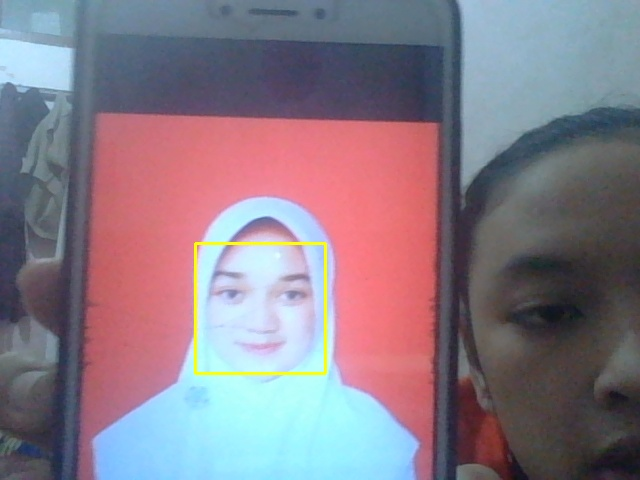
#> input picture datawajah/201115243_Distra Okta_XIII TEDK_1.jpg, 640 x 480 px; its folder holds only this picture in this run
$ python -i 'Face Attendance - Smart Absensi.py'   (imports and definitions only)
#> lines starting #> are read from the running program, lines starting #| are printed output that depends on the picture
import requests
import cv2, os, numpy as np
import tkinter as tk
from PIL import ImageTk, Image
from datetime import datetime

# [7 lines left out: function send_file, not called in this run]

def selesai1():
    intructions.config(text="Rekam Data Telah Selesai!")
def selesai2():
    intructions.config(text="Training Wajah Telah Selesai!")
def selesai3():
    intructions.config(text="Absensi Telah Dilakukan")
# [34 lines left out: function rekamDataWajah, not called in this run]

def trainingWajah():
    wajahDir = 'datawajah'
    latihDir = 'latihwajah'

    def getImageLabel(path):
#> called with path = 'datawajah'
        imagePaths = [os.path.join(path, f) for f in os.listdir(path)]
        faceSamples = []
        faceIDs = []
        for imagePath in imagePaths:
            PILimg = Image.open(imagePath).convert('L')
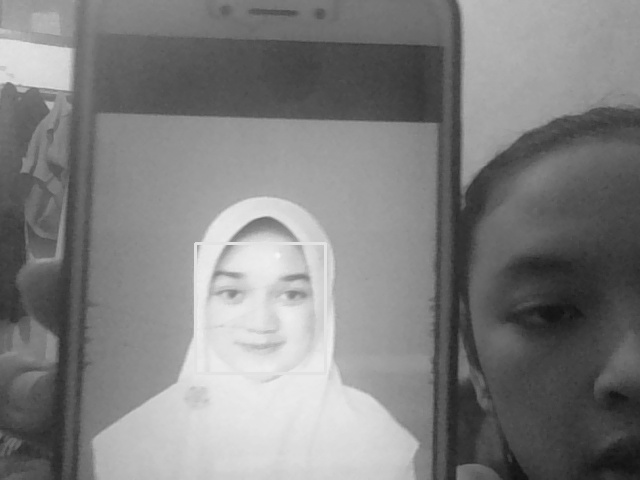
#> PILimg: PIL image 640x480 L; min 16, max 246, mean 127.9
            imgNum = np.array(PILimg, 'uint8')
            faceID = int(os.path.split(imagePath)[-1].split('_')[0])
            faces = faceDetector.detectMultiScale(imgNum)
#> faces = [[186, 235, 150, 150], [153, 162, 174, 174]]
            for (x, y, w, h) in faces:
                faceSamples.append(imgNum[y:y + h, x:x + w])
                faceIDs.append(faceID)
#> this loop made 2 passes
#> after the loop, faceIDs = [201115243, 201115243]; faceSamples = 2 items
            return faceSamples, faceIDs

    faceRecognizer = cv2.face.LBPHFaceRecognizer_create()
    faceDetector = cv2.CascadeClassifier('haarcascade_frontalface_default.xml')
    faces, IDs = getImageLabel(wajahDir)
#> faces = 2 items; IDs = [201115243, 201115243]
    faceRecognizer.train(faces, np.array(IDs))
    # simpan
    faceRecognizer.write(latihDir + '/training.xml')
    selesai2()

# [75 lines left out: functions markAttendance, absensiWajah, kirim_kehadiran_ke_telegram, not called in this run]


# GUI
# [1 line not run here, left out]
# mengatur canvas (window tkinter)
# [1 line that did not run here, left out]
# [2 lines not run here, left out]
# judul
# [1 line that did not run here, left out]
# [1 line not run here, left out]
#credit
# [1 line that did not run here, left out]
# [1 line not run here, left out]
# for entry data nama
# [1 line that did not run here, left out]
# [1 line not run here, left out]
# [1 line that did not run here, left out]
# [1 line not run here, left out]
# for entry data nis
# [1 line that did not run here, left out]
# [1 line not run here, left out]
# [1 line that did not run here, left out]
# [1 line not run here, left out]
# for entry data kelas
# [1 line that did not run here, left out]
# [1 line not run here, left out]
# [1 line that did not run here, left out]
# [3 lines not run here, left out]

# tombol untuk rekam data wajah
# [1 line that did not run here, left out]
# [1 line not run here, left out]
Rekam_text = tk.StringVar()
# [1 line that did not run here, left out]
# [2 lines not run here, left out]

# tombol untuk training wajah
Rekam_text1 = tk.StringVar()
# [1 line that did not run here, left out]
# [2 lines not run here, left out]

# tombol absensi dengan wajah
Rekam_text2 = tk.StringVar()
# [1 line that did not run here, left out]
# [7 lines not run here, left out]

#> (the run stopped early here; a loop or call above may not have finished)

$ run again, on datawajah/201115243_Distra Okta_XIII TEDK_16.jpg
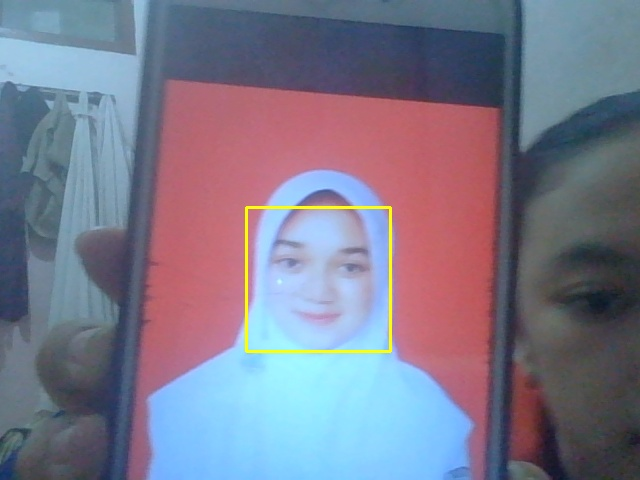
#> input picture datawajah/201115243_Distra Okta_XIII TEDK_16.jpg, 640 x 480 px
#> in getImageLabel, `PILimg = Image.open(imagePath).convert('L')`:
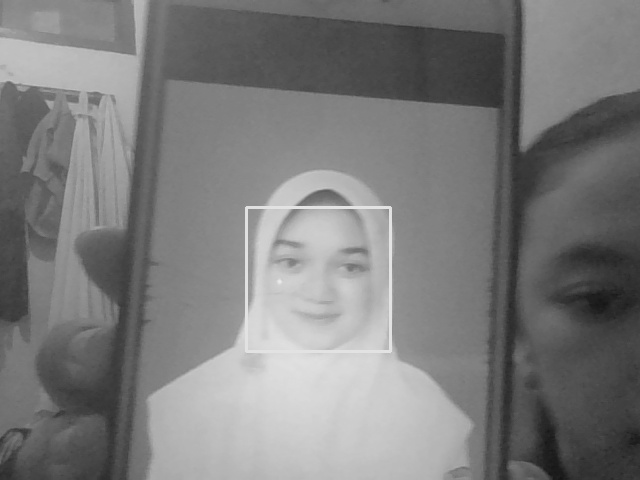
#> PILimg: PIL image 640x480 L; min 20, max 235, mean 123.9
#> in getImageLabel, `faces = faceDetector.detectMultiScale(imgNum)`: faces = [[53, 76, 61, 61], [254, 214, 130, 130]]
#> the loop in getImageLabel, `for (x, y, w, h) in faces:` made 2 passes
#> after the loop in getImageLabel, `for (x, y, w, h) in faces:`: faceIDs = [201115243, 201115243]; faceSamples = 2 items
#> in trainingWajah, `faces, IDs = getImageLabel(wajahDir)`: IDs = [201115243, 201115243]

$ run again, on datawajah/201115243_Distra Okta_XIII TEDK_19.jpg
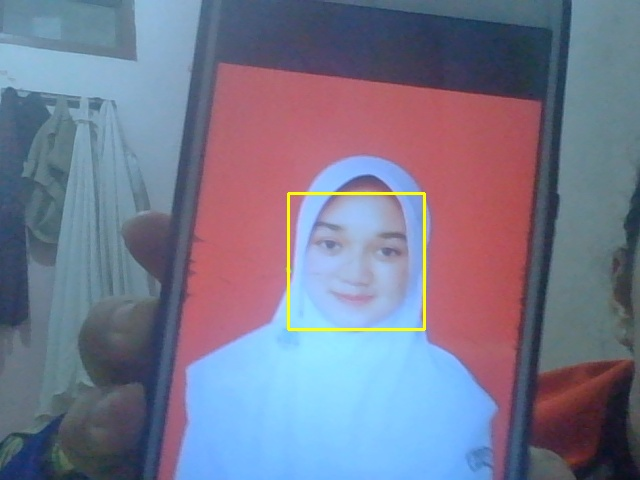
#> input picture datawajah/201115243_Distra Okta_XIII TEDK_19.jpg, 640 x 480 px
#> in getImageLabel, `PILimg = Image.open(imagePath).convert('L')`:
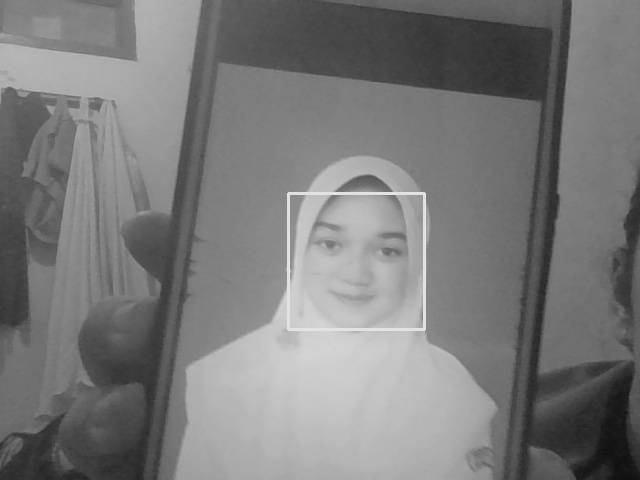
#> PILimg: PIL image 640x480 L; min 14, max 232, mean 122.4
#> in getImageLabel, `faces = faceDetector.detectMultiScale(imgNum)`: faces = [[55, 82, 58, 58], [362, 174, 79, 79], [296, 202, 121, 121]]
#> the loop in getImageLabel, `for (x, y, w, h) in faces:` made 3 passes
#> after the loop in getImageLabel, `for (x, y, w, h) in faces:`: faceIDs = [201115243, 201115243, 201115243]; faceSamples = 3 items
#> in trainingWajah, `faces, IDs = getImageLabel(wajahDir)`: IDs = [201115243, 201115243, 201115243]
